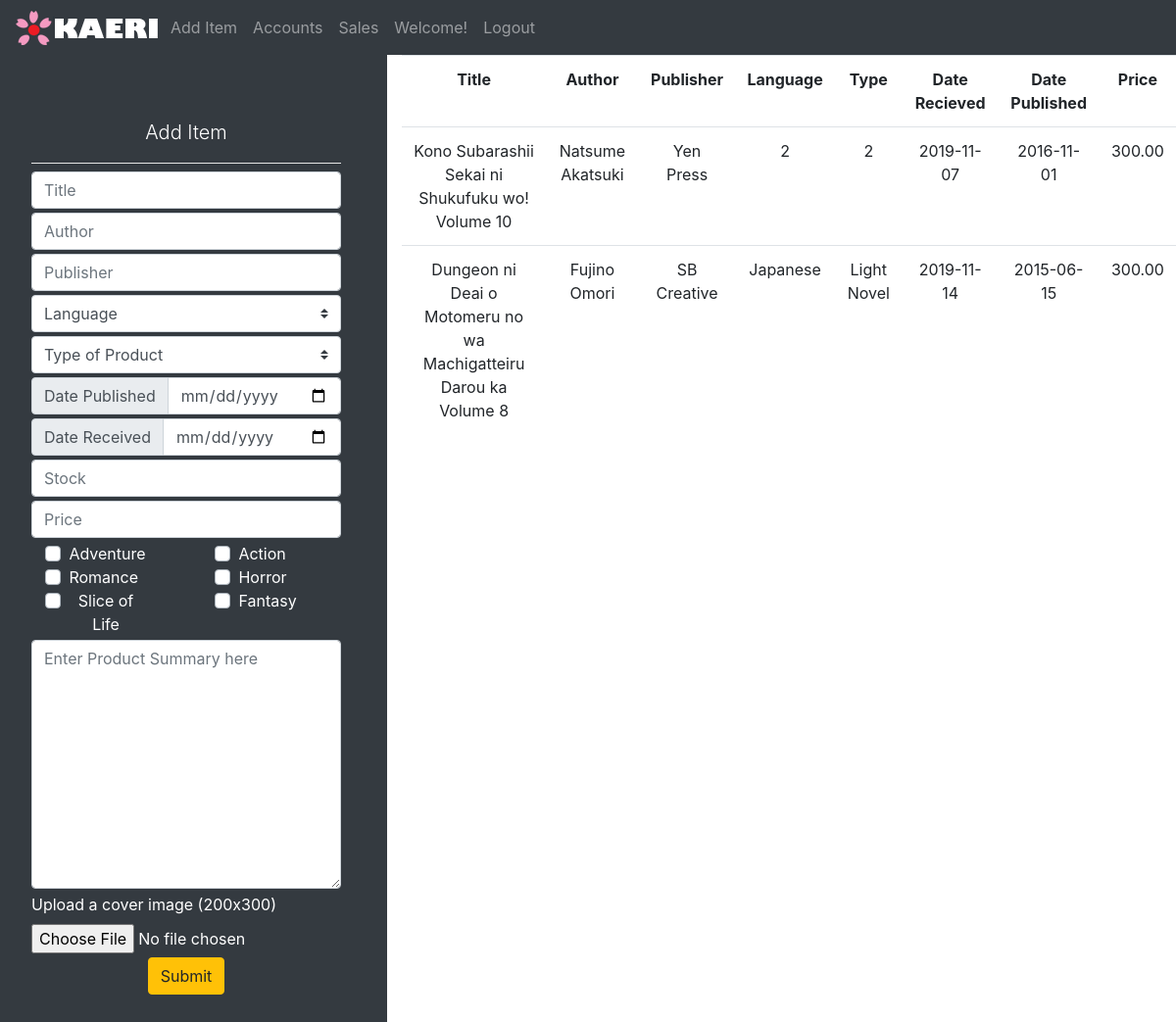
The page /admin (signed in) on the database as committed earlier.
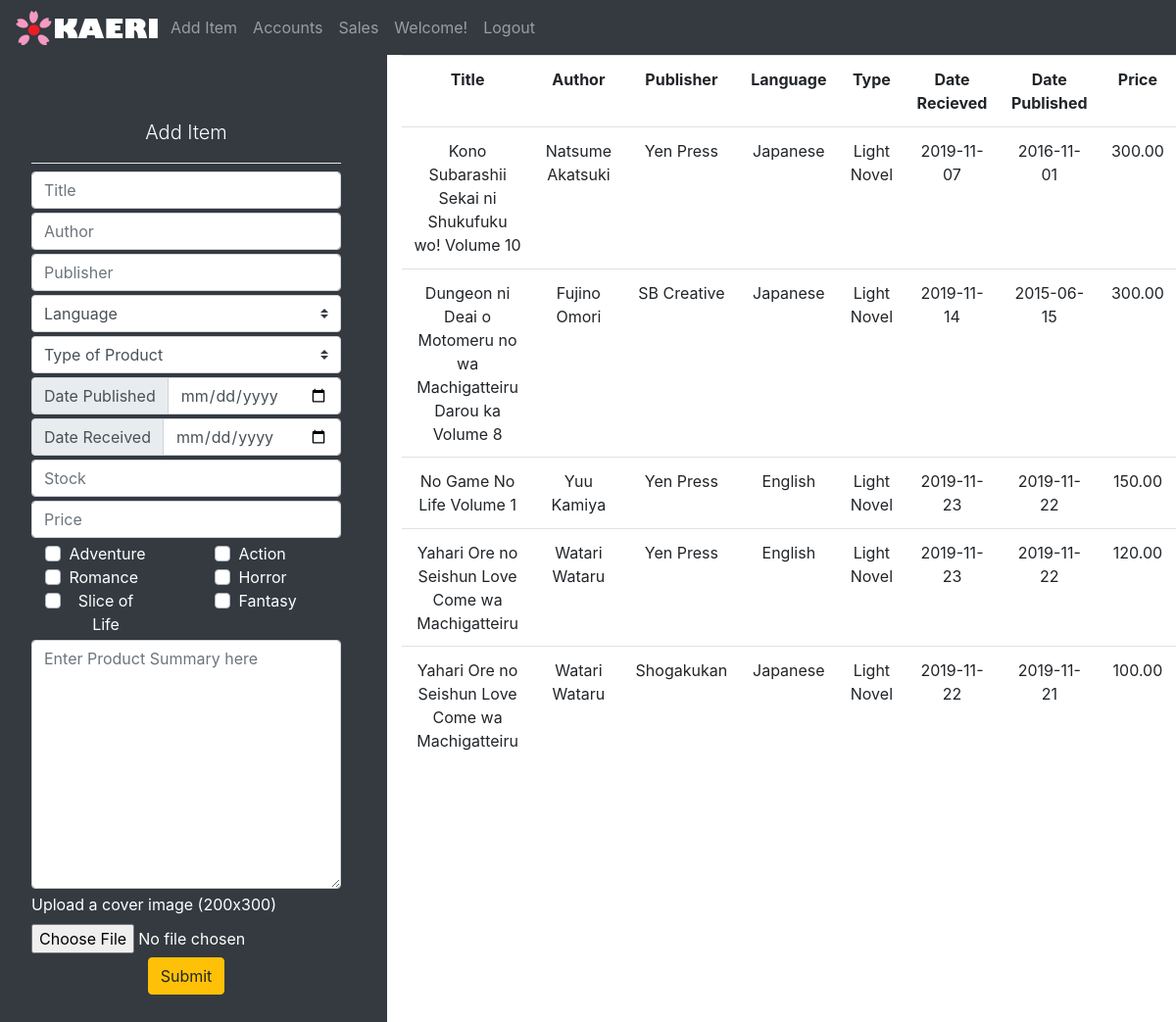
The same page on the database as committed later.
### tables this page shows
CREATE TABLE `products` (
  `productID` int(11) NOT NULL,
  `productTitle` varchar(100) NOT NULL,
  `productAuthor` varchar(20) NOT NULL,
  `productPublisher` varchar(30) NOT NULL,
  `productType` varchar(11) NOT NULL,
  `productLanguage` varchar(20) NOT NULL,
  `productDateReceived` date NOT NULL,
  `productDatePublished` date NOT NULL,
  `productGenre` varchar(100) DEFAULT NULL,
  `productImage` varchar(150) NOT NULL,
  `productStock` int(3) NOT NULL,
  `productPrice` double(11,2) NOT NULL,
  `productDescription` varchar(1024) NOT NULL
);

### admin/index.php (the view, shortened to what this page needs)
<?php
include('../connection.php');
?>
<!DOCTYPE html>
<html lang="en">
<head>
    <?php include('css.php');?>
</head>
<body>
<?php include('nav.php');?>
    <section class="row">
        <div id="fields" class="bg-dark col-xl-4">
            <div class="jumbotron d-block text-center text-white bg-transparent">
              <form action="<?php htmlspecialchars("PHP_SELF"); ?>" enctype="multipart/form-data" method="post">
                <p class="lead">Add Item</p>
                <hr class="my-2 bg-white">
                <input type="text" class="form-control mb-1" placeholder="Title" name="title">
                <input type="text" class="form-control mb-1" placeholder="Author" name="author">
                <input type="text" class="form-control mb-1" placeholder="Publisher" name="publisher">
                <div class="input-group mb-1">
                    <select class="custom-select" id="inputGroupSelect01" name="language">
                      <option selected>Language</option>
                    </select>
                </div>
                <div class="input-group mb-1">
                    <select class="custom-select" id="inputGroupSelect02" name="type">
                      <option selected>Type of Product</option>
                    </select>
                </div>
                <div class="input-group mb-1">
                    <div class="input-group-prepend">
                      <label class="input-group-text" for="inputGroupSelect01">Date Published</label>
                    </div>
                    <input type="date" class="form-control" name="dPublished">
                </div>
                <div class="input-group mb-1">
                    <div class="input-group-prepend">
                      <label class="input-group-text" for="inputGroupSelect01">Date Received</label>
                    </div>
                    <input type="date" class="form-control" name="dReceived">
                </div>
                <input type="text" class="form-control mb-1" placeholder="Stock" name="stock">
                <input type="text" class="form-control mb-1" placeholder="Price" name="price">
                <div class="row">
                  <div class="container mb-1 col-xl-5">
                    <div class="container custom-control custom-checkbox">
                      <label class="custom-control-label float-left" for="adventure">Adventure</label>
                    </div>
                    <div class="container custom-control custom-checkbox">
                      <label class="custom-control-label float-left" for="romance">Romance</label>
                    </div>
                    <div class="container custom-control custom-checkbox">
                      <label class="custom-control-label float-left" for="sliceoflife">Slice of Life</label>
                    </div>
                  </div>
                  <div class="container mb-1 col-xl-5">
                    <div class="container custom-control custom-checkbox">
                      <label class="custom-control-label float-left" for="action">Action</label>
                    </div>
                    <div class="container custom-control custom-checkbox">
                      <label class="custom-control-label float-left" for="horror">Horror</label>
                    </div>
                    <div class="container custom-control custom-checkbox">
                      <label class="custom-control-label float-left" for="fantasy">Fantasy</label>
                    </div>
                  </div>
                </div>
                <textarea name="summary" id="summary" class="form-control mb-1" cols="30" rows="10" placeholder="Enter Product Summary here"></textarea>
                <label for="fileToUpload" class="float-left">Upload a cover image (200x300)</label>
                <input type="file" id="fileToUpload" name="fileToUpload" class="form-control-file mb-1" placeholder="Upload Photo" accept="image/*">
                <button class="btn btn-warning" type="submit">Submit</button>
              </form>
            </div>
        </div>
        <div id="tables" class="table table-responsive col-xl-8">
            <table class="table text-center">
                <tr>
                    <th>Title</th>
                    <th>Author</th>
                    <th>Publisher</th>
                    <th>Language</th>
                    <th>Type</th>
                    <th>Date Recieved</th>
                    <th>Date Published</th>
                    <th>Price</th>
                </tr>
                <?php
                  $sql = "SELECT productTitle, productAuthor, productPublisher,
                    productLanguage, productType, productDateReceived, productDatePublished, productPrice FROM products";
                  $result = mysqli_query($connection,$sql);
                  if($result->num_rows >0){
                    while($row = $result->fetch_assoc()){
                      echo '<tr><td><center>' .$row["productTitle"]. '</center></td>
                      <td><center>' .$row["productAuthor"]. '</div></center></td>
                      <td><center>' .$row["productPublisher"]. '</div> </center></td>
                      <td><center>' .$row["productLanguage"]. '</center></td>
                      <td><center>' .$row["productType"]. '</div> </center></td>
                      <td><center>' .$row["productDateReceived"]. '</center></td>
                      <td><center>' .$row["productDatePublished"]. '</div> </center></td>
                      <td><center>' .$row["productPrice"]. '</div> </center></td><tr>';
                    }
                  }
                ?>
    </section>
</body>
</html>

### admin/css.php (shortened to what this page needs)
<link rel="stylesheet" href="../bootstrap-4.3.1-dist/css/bootstrap.css">
<link rel="stylesheet" href="../bootstrap-4.3.1-dist/css/bootstrap.min.css">
<link rel="stylesheet" href="https://cdnjs.cloudflare.com/ajax/libs/font-awesome/4.7.0/css/font-awesome.min.css">

### admin/nav.php (shortened to what this page needs)
<head>
</head>
<nav class="navbar navbar-expand-sm navbar-light bg-dark text-white">
    <a href="index.php"><img src="image/OKAERI.png" alt=""></a>
    <div class="collapse navbar-collapse" id="collapsibleNavId">
        <ul class="navbar-nav mr-auto mt-2 mt-lg-0 text-white">
            <li class="nav-item">
                <a class="nav-link text-white-50" href="#">Add Item<span class="sr-only">(current)</span></a>
            </li>
            <li class="nav-item">
                <a class="nav-link text-white-50" href="accounts.php">Accounts</a>
            </li>
            <li class="nav-item">
                <a class="nav-link text-white-50" href="sales.php">Sales</a>
            </li>
            <li class="nav-item disabled">
                <a class="nav-link text-white-50">Welcome! </a>
            </li>
            <li class="nav-item">
                <a class="nav-link text-white-50" href="../logout.php">Logout</a>
            </li>
        </ul>
    </div>
</nav>

### admin/index.php (style rules this page uses)
html,body { overflow-x:hidden; }
#tables { overflow-x:scroll; }

Rows that differ between the two databases and show on the page:
changed products "Kono Subarashii Sekai ni Shukufuku wo! Volume 10": productLanguage "2" → "Japanese"; productType "2" → "Light Novel"
added products: productTitle "No Game No Life Volume 1", productAuthor "Yuu Kamiya", productPublisher "Yen Press", productLanguage "English", productType "Light Novel", productDateReceived "2019-11-23", productDatePublished "2019-11-22", productPrice "150.00"
added products: productTitle "Yahari Ore no Seishun Love Come wa Machigatteiru", productAuthor "Watari Wataru", productPublisher "Yen Press", productLanguage "English", productType "Light Novel", productDateReceived "2019-11-23", productDatePublished "2019-11-22", productPrice "120.00"
added products: productTitle "Yahari Ore no Seishun Love Come wa Machigatteiru", productAuthor "Watari Wataru", productPublisher "Shogakukan", productLanguage "Japanese", productType "Light Novel", productDateReceived "2019-11-22", productDatePublished "2019-11-21", productPrice "100.00"
